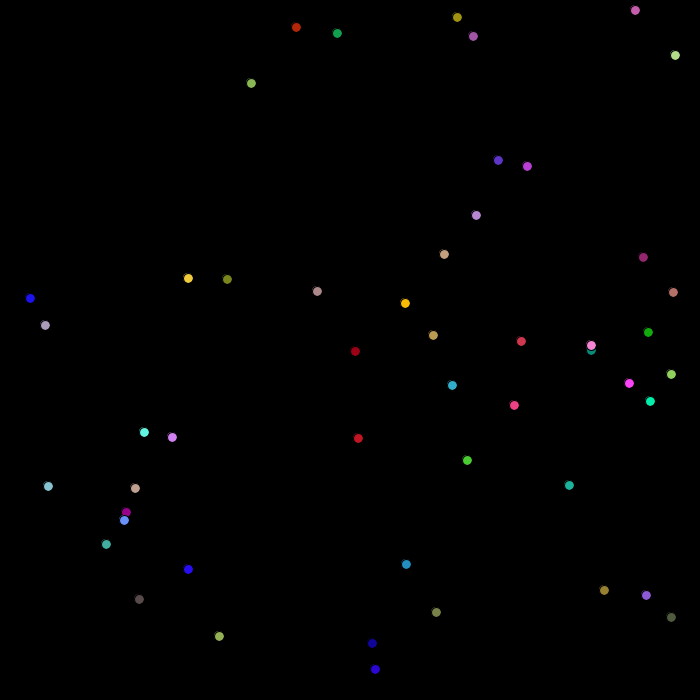
Frame 1 (no input)
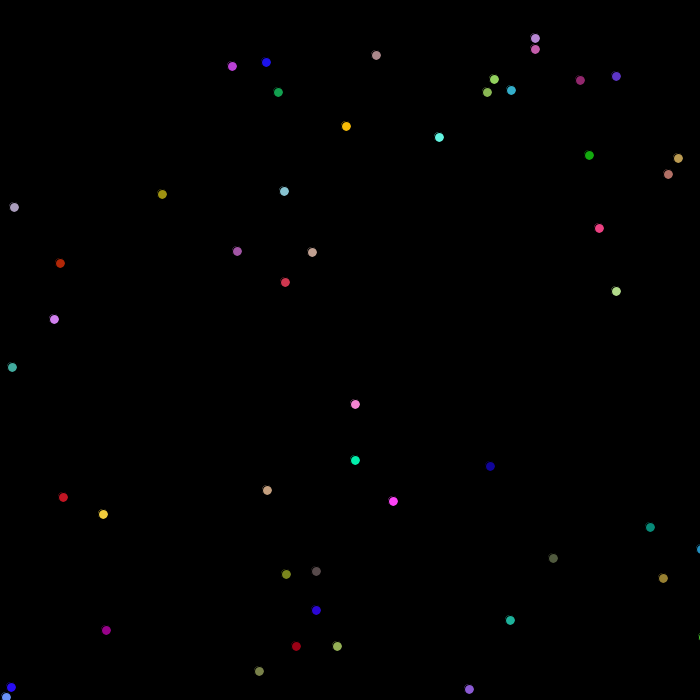
Frame 60 (the mouse pressed at the canvas centre just before this capture)
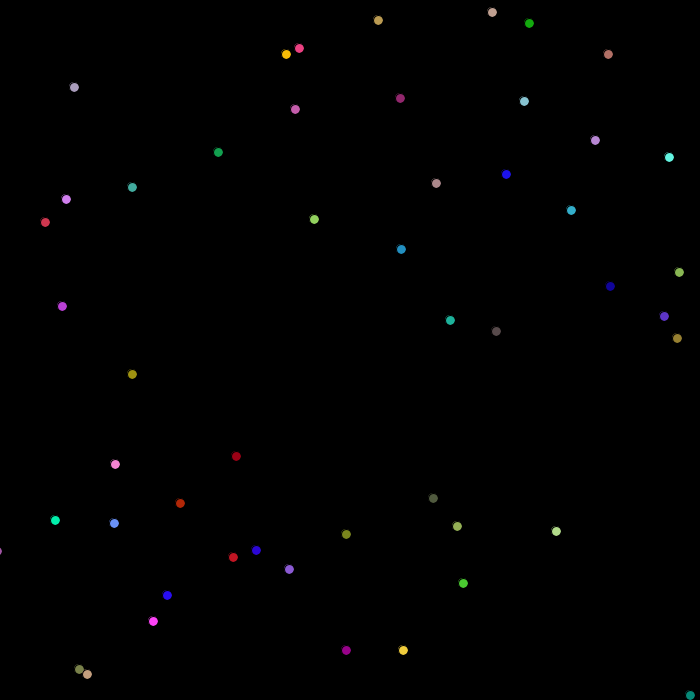
Frame 120 (the mouse held since frame 60 and released just before this capture)

The Processing sketch that drew these frames (run headless with seeded random() and noise(); from frame 60 on, the mouse is pressed at the canvas centre):

// Processing sketch: Bounce
// ── Bounce.pde
Ball[] balls;
int worldX = 700;
int worldY = 700;

void setup(){
  size(700, 700);
  background(0); // black
  
  // generate ball objects
  balls = new Ball[50];
  for ( int i = 0; i < balls.length; i++ ) {
    balls[i] = new Ball( genXCoordinate(), genYCoordinate(),
                         genVelocity(), genVelocity(),
                         genColor() );
  }
}

void draw() {
  background(0); 
  for ( Ball ball : balls ) {
    ball.draw();
  }
}

// generates a random X coordinate within the contraints of the world
public int genXCoordinate() {
  return (int) (Math.random() * worldX);
}
// generates a random Y coordinate within the constraints of the world
public int genYCoordinate() {
  return (int) (Math.random() * worldY);
}

// generates random velocity
public int genVelocity() {
  int vel = (int) (Math.random() * 5) + 1;
  if ( Math.random() < 0.5 ) // 1/2 chance to give negative velocity
    vel = vel * -1;
  return vel;
}
  
// generates a random color in RGB form, stored as an array
public int[] genColor() {
  int[] rgb = new int[3];
  for ( int i = 0; i < rgb.length; i++ ) {
    rgb[i] = (int) (Math.random() * 256 );
  }
  return rgb;
}
// ── Ball.pde
public class Ball {
  // world size specifications, used for wall detection
  int worldX = 700;
  int worldY = 700;
  
  // positioining instance vars
  int diameter;
  int xcor;
  int ycor;
  int vx; // x-component of velocity
  int vy;
  
  // status instance vars
  boolean DEAD;
  boolean GROW;
  boolean SHRINK;
  boolean BOUNCE;
  int maxDiameter;
  
  // misc. instance vars
  int[] rgbColor;
  
  // default constructor
  public Ball() {
    // set default instance vars
    diameter = 10;
    xcor = 0;
    ycor = 0;
    vx = 0;
    vy = 0;
    rgbColor = new int[] {0,0,0};
    
    DEAD = false;
    GROW = false;
    SHRINK = false;
    BOUNCE = true;
    maxDiameter = 35;
  }
  
  // overloaded constructor
  public Ball(int x, int y, int velX, int velY, int[] hue) {
    this(); // use some default vals
    xcor = x;
    ycor = y;
    vx = velX;
    vy = velY;
    rgbColor = hue;
  }
  
  void draw() {
    fill(rgbColor[0], rgbColor[1], rgbColor[2]); // set colors
    ellipse(xcor, ycor, diameter, diameter);
    bounceWall();
    xcor += vx; // next cycle, move in x direction
    ycor += vy; // next cycle, move in y direction
  }
  
  // readjusts x and y velocity components if hits a wall
  // does nothing if ball does not hit wall
  private void bounceWall() {
    if ( xcor <= 0 || xcor >= worldX ) // hits vertical walls
      vx = vx * -1; // x component moves opposite direction
    
    if ( ycor <= 0 || ycor >= worldY ) // hits horizontal wall
      vy = vy * -1; // y component moves opposite direction
  }
      
}
